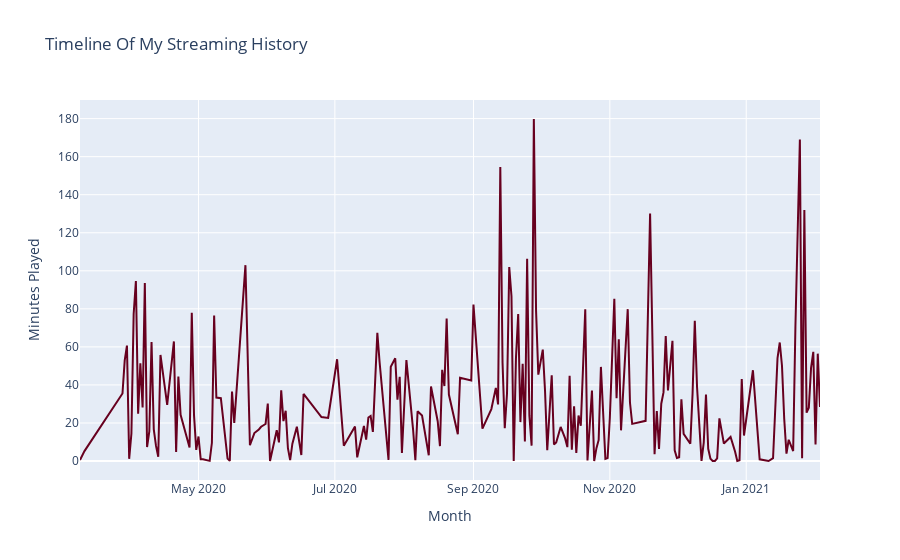

Notebook code for this chart:
### Code cell
fig = px.line(day, x="day", y="minutes_played",
              labels={
                     "day": "Month",
                     "minutes_played": "Minutes Played"},
              color_discrete_sequence=px.colors.sequential.RdBu, title="Timeline Of My Streaming History")

fig.show()

### Figure 1 — Plotly figure (JSON) as saved in the notebook; plotly's stock layout.template omitted (floating-point values rounded to 4 significant figures; data arrays with more than 128 entries replaced by an {"elided": "..."} marker saying what was removed)
{"data": [{"hovertemplate": "Month=%{x}<br>Minutes Played=%{y}<extra></extra>", "legendgroup": "", "line": {"color": "rgb(103,0,31)", "dash": "solid"}, "mode": "lines", "name": "", "orientation": "v", "showlegend": false, "type": "scatter", "x": {"elided": "213 str values"}, "xaxis": "x", "y": {"elided": "213 float values"}, "yaxis": "y"}], "layout": {"legend": {"tracegroupgap": 0}, "title": {"text": "Timeline Of My Streaming History"}, "xaxis": {"anchor": "y", "domain": [0, 1], "title": {"text": "Month"}}, "yaxis": {"anchor": "x", "domain": [0, 1], "title": {"text": "Minutes Played"}}}}
